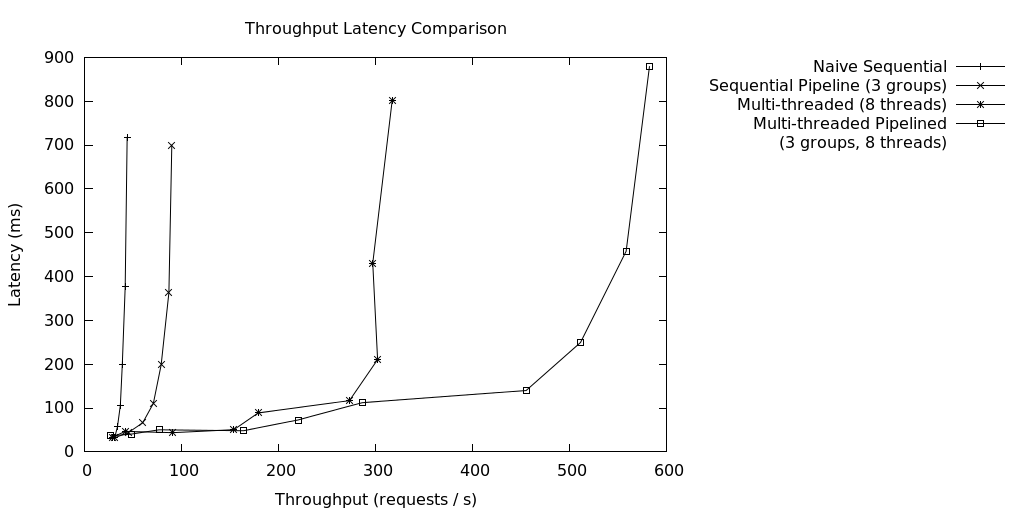

Generate this figure with gnuplot:
set terminal pngcairo monochrome size 1024,512
set output outputfile

set title "Throughput Latency Comparison"
set xlabel "Throughput (requests / s)"
set ylabel "Latency (ms)"
set xrange[0:*]
set yrange[0:*]
#unset key
set key width -4
set key out top right

plot for [IDX=0:4] "data" i IDX u 1:2 with linespoints title columnheader(1)
